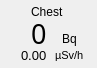
        <widget class="QFrame" name="cps_frame_m4">
         <property name="geometry">
          <rect>
           <x>56</x>
           <y>109</y>
           <width>97</width>
           <height>68</height>
          </rect>
         </property>
         <property name="toolTip">
          <string>&lt;html&gt;&lt;head/&gt;&lt;body&gt;&lt;p&gt;Module 4&lt;/p&gt;&lt;/body&gt;&lt;/html&gt;</string>
         </property>
         <property name="frameShape">
          <enum>QFrame::NoFrame</enum>
         </property>
         <property name="frameShadow">
          <enum>QFrame::Plain</enum>
         </property>
         <widget class="QWidget" name="layoutWidget_3">
          <property name="geometry">
           <rect>
            <x>4</x>
            <y>3</y>
            <width>87</width>
            <height>59</height>
           </rect>
          </property>
          <layout class="QVBoxLayout" name="verticalLayout_7">
           <property name="spacing">
            <number>0</number>
           </property>
           <item alignment="Qt::AlignHCenter">
            <widget class="QLabel" name="bodypart_m4">
             <property name="text">
              <string>Chest</string>
             </property>
            </widget>
           </item>
           <item>
            <layout class="QGridLayout" name="gridLayout_5">
             <property name="leftMargin">
              <number>0</number>
             </property>
             <property name="rightMargin">
              <number>0</number>
             </property>
             <property name="bottomMargin">
              <number>0</number>
             </property>
             <property name="spacing">
              <number>2</number>
             </property>
             <item row="1" column="1" alignment="Qt::AlignHCenter">
              <widget class="QLabel" name="uSv_label_m5">
               <property name="font">
                <font>
                 <pointsize>8</pointsize>
                </font>
               </property>
               <property name="text">
                <string>µSv/h</string>
               </property>
              </widget>
             </item>
             <item row="0" column="1" alignment="Qt::AlignHCenter|Qt::AlignBottom">
              <widget class="QLabel" name="cps_label_m4">
               <property name="text">
                <string>Bq</string>
               </property>
              </widget>
             </item>
             <item row="0" column="0" alignment="Qt::AlignRight">
              <widget class="QLabel" name="CPS_m4">
               <property name="minimumSize">
                <size>
                 <width>0</width>
                 <height>26</height>
                </size>
               </property>
               <property name="maximumSize">
                <size>
                 <width>16777215</width>
                 <height>26</height>
                </size>
               </property>
               <property name="font">
                <font>
                 <family>Arial Black</family>
                 <pointsize>20</pointsize>
                 <weight>50</weight>
                 <bold>false</bold>
                </font>
               </property>
               <property name="text">
                <string>0</string>
               </property>
              </widget>
             </item>
             <item row="1" column="0" alignment="Qt::AlignRight">
              <widget class="QLabel" name="uSv_m4">
               <property name="minimumSize">
                <size>
                 <width>0</width>
                 <height>14</height>
                </size>
               </property>
               <property name="maximumSize">
                <size>
                 <width>16777215</width>
                 <height>14</height>
                </size>
               </property>
               <property name="font">
                <font>
                 <pointsize>10</pointsize>
                </font>
               </property>
               <property name="text">
                <string>0.00</string>
               </property>
              </widget>
             </item>
            </layout>
           </item>
          </layout>
         </widget>
         <widget class="QLabel" name="cps_bg_m4">
          <property name="geometry">
           <rect>
            <x>2</x>
            <y>2</y>
            <width>91</width>
            <height>62</height>
           </rect>
          </property>
          <property name="frameShadow">
           <enum>QFrame::Sunken</enum>
          </property>
          <property name="text">
           <string/>
          </property>
          <property name="pixmap">
           <pixmap resource="RadMaster 3000+ v0.1/resources.qrc">:/bg/resources/bg/cps_frame.png</pixmap>
          </property>
          <property name="scaledContents">
           <bool>true</bool>
          </property>
         </widget>
         <zorder>cps_bg_m4</zorder>
         <zorder>layoutWidget_3</zorder>
        </widget>
